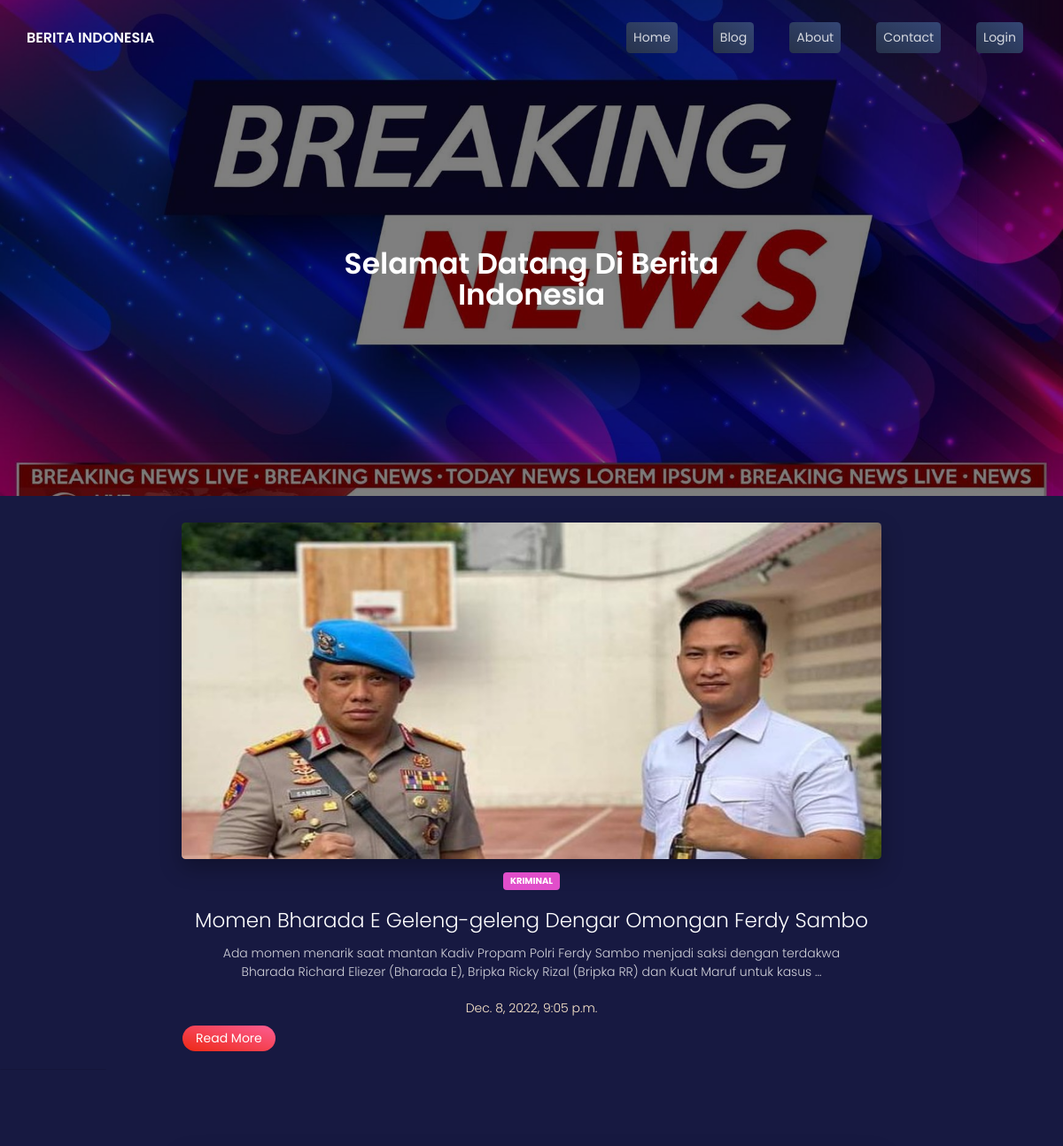
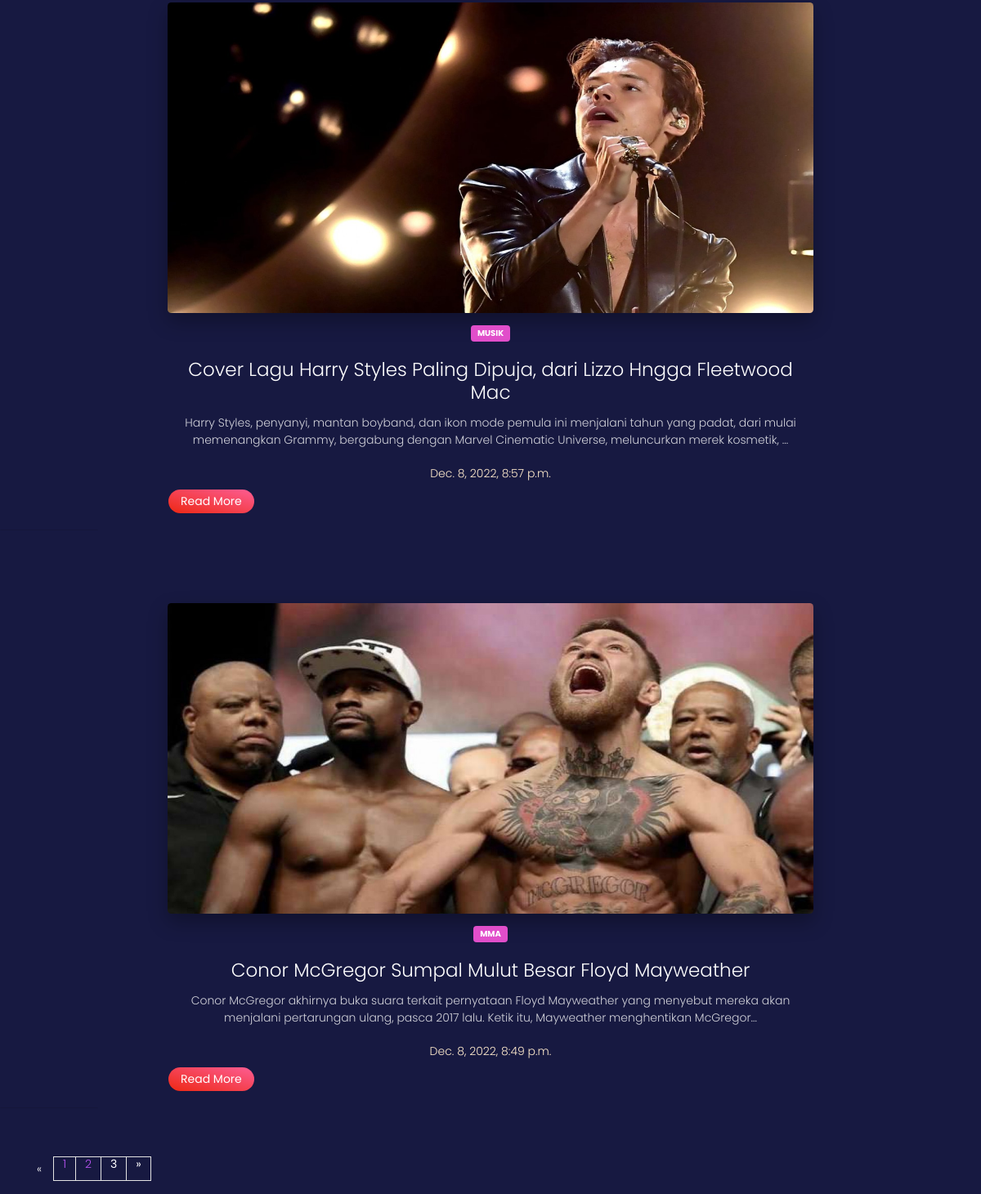
/?page=3, run on the app's committed database (2 pictures, top to bottom).
### blog/models.py (models this page shows, shortened)
class Artikel(models.Model):
    nama = models.ForeignKey(User, on_delete=models.CASCADE, blank=True, null=True)
    judul = models.CharField(max_length=100)
    deskripsi = RichTextUploadingField(blank=True, null=True,
                                            config_name='special',
                                            external_plugin_resources=[(
                                                'youtube',
                                                '/static/ckeditor_plugins/youtube/youtube/',
                                                'plugin.js',
                                                )],
    )
    kategori = models.ForeignKey(Kategori, on_delete=models.CASCADE)
    date = models.DateTimeField(auto_now_add=True)
    thumbnail = models.ImageField(upload_to='artikel/thumbnail/', blank=True, null=True)
    def ImgUrl(self):
        if self.thumbnail == '' or self.thumbnail == None:
            gambar = 'front/img/presentation-page/nasa.jpg'
        else:
            gambar = self.thumbnail
        return gambar
    class Meta:
        ordering =['-date']
        verbose_name_plural = "Artikel"

class Kategori(models.Model):
    nama = models.CharField(max_length=20)
    def __str__(self):
        return self.nama
    class Meta:
        verbose_name_plural = "Kategori"

### myproject/views.py (the view)
# urls.py: path('', index, name='index'),
def index(request):
    template_name = 'front/index.html'
    artikel = Artikel.objects.all()
    page = request.GET.get('page', 1)
    paginator = Paginator(artikel, 3)
    try:
        artikel = paginator.page(page)
    except PageNotAnInteger:
        artikel = paginator.page(1)
    except EmptyPage:
        artikel = paginator.page(paginator.num_pages)
    context = {
        'title':'Berita Indonesia',
        'artikel':artikel,
        'index': 'Selamat Datang Di Website Berita',
    }
    return render(request, template_name, context)

### templates/front/index.html (shortened to what this page needs)
{% extends 'front/base.html' %}
{% load static %}
{% block content %}
  <div class="wrapper">
    <div class="page-header page-header-small header-filter">
      <div class="page-header-image" data-parallax="true" style="background-image: url({% static 'front/img/lorem.jpg' %});">
      </div>
      <div class="container-fluid">
        <div class="row">
          <div class="col-md-6 ml-auto mr-auto text-center">
            <h1 class="title">Selamat Datang Di Berita Indonesia</h1>
          </div>
        </div>
      </div>
    </div>
    {% for a in artikel %}
    <div class="article">
        <div class="row">
          <div class="col-md-8 ml-auto mr-auto">
            <div class="card card-blog card-plain text-center">
              <div class="card-image">
                  <img class="img img-raised" src="{{a.ImgUrl.url}}">
              </div>
              <div class="card-body">
                <div class="card-category">
                  <span class="badge badge-primary main-tag">{{a.kategori}}</span>
                </div>
                <a href="javascrip: void(0);">
                  <h3 class="card-title">{{a.judul}}</h3>
                </a>
                <div class="card-description">
                  <p>{{a.deskripsi|safe|truncatechars:200 }}</p>
                </div>
              </div>
              <div class="card-description">
                <p style="color:blanchedalmond;">{{a.date}}</p>
              </div>
            </div>
            <a class="btn btn-danger btn-round btn-sm" href="{% url 'detail_artikel' a.id %}">Read More</a>
          </div>
        </div>
      </div>
      <hr><br /><br />
      {% endfor %}
      {% if artikel.has_other_pages %}
        <ul class="pagination container">
          {% if artikel.has_previous %}
            <li class="page-item"><a class="page-link" href="?page={{ artikel.previous_page_number }}">&laquo;</a></li>
          {% else %}
            <li class="page-link"><span>&laquo;</span></li>
          {% endif %}
          {% for i in artikel.paginator.page_range %}
            {% if artikel.number == i %}
              <li class="page-link"><span>{{ i }} </span></li>
            {% else %}
              <li class="page-link"><a href="?page={{ i }}">{{ i }}</a></li>
            {% endif %}
          {% endfor %}
          {% if artikel.has_next %}
            <li class="page-link"><a href="?page={{ artikel.next_page_number }}">&raquo;</a></li>
          {% else %}
            <li class="page-link"><span>&raquo;</span></li>
          {% endif %}
        </ul>
      {% endif %}
{% endblock content %}

### data on the page
Artikel: ImgUrl (picture), kategori "KRIMINAL", judul "Momen Bharada E Geleng-geleng Dengar Omongan Ferdy Sambo", deskripsi "Ada momen menarik saat mantan Kadiv Propam Polri Ferdy Sambo menjadi saksi dengan terdakwa Bharada Richard Eliezer (Bharada E), Bripka Ricky Rizal (Bripka RR) dan Kuat Maruf untuk kasus …", date "Dec. 8, 2022, 9:05 p.m."
Artikel: ImgUrl (picture), kategori "MUSIK", judul "Cover Lagu Harry Styles Paling Dipuja, dari Lizzo Hngga Fleetwood Mac", deskripsi "Harry Styles, penyanyi, mantan boyband, dan ikon mode pemula ini menjalani tahun yang padat, dari mulai memenangkan Grammy, bergabung dengan Marvel Cinematic Universe, meluncurkan merek kosmetik, …", date "Dec. 8, 2022, 8:57 p.m."
Artikel: ImgUrl (picture), kategori "MMA", judul "Conor McGregor Sumpal Mulut Besar Floyd Mayweather", deskripsi "Conor McGregor akhirnya buka suara terkait pernyataan Floyd Mayweather yang menyebut mereka akan menjalani pertarungan ulang, pasca 2017 lalu. Ketik itu, Mayweather menghentikan McGregor…", date "Dec. 8, 2022, 8:49 p.m."

### other printed values
{{ i }} "1" "2"
{{ i }} "3"
